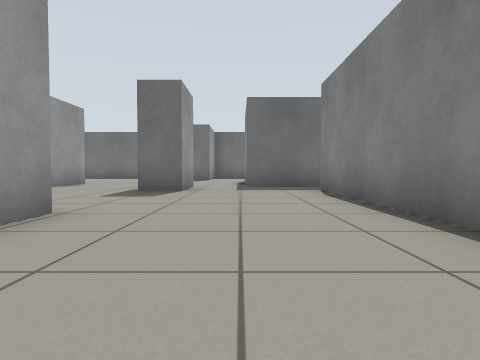
[1] (above)

20 first-person views from a walk through a Gazebo world. The camera is 0.5 m above the floor, tilts 2° down and sees 75° across. The floor is counted in squares, 1 m on a side. Each view is taken from the middle of a square. On the plan, view 1 faces up. The plan holds only what a view shows up to about 9 squares ahead; the rest is blank.

[2]
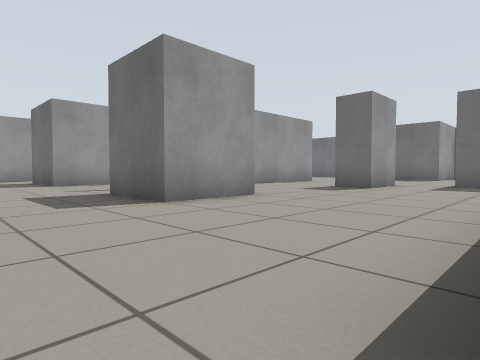

[3]
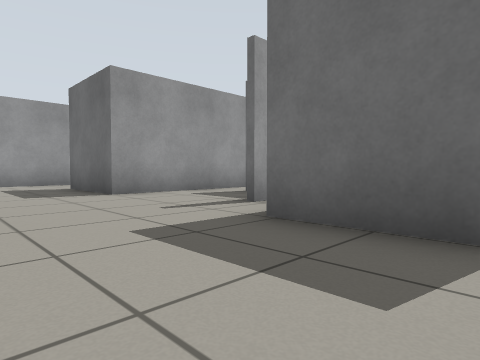

[4]
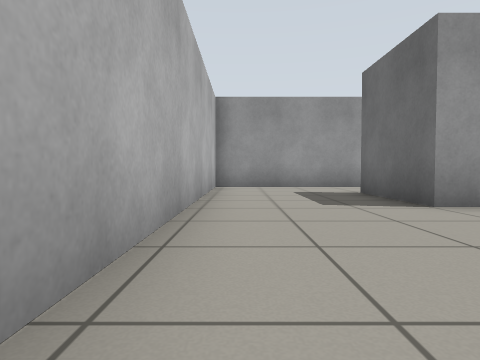

[5]
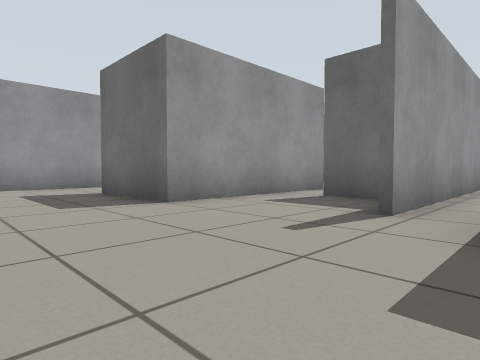

[6]
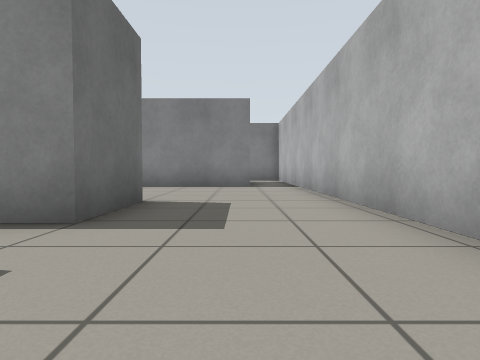

[7]
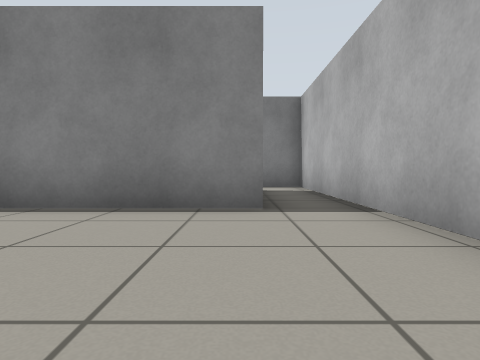

[8]
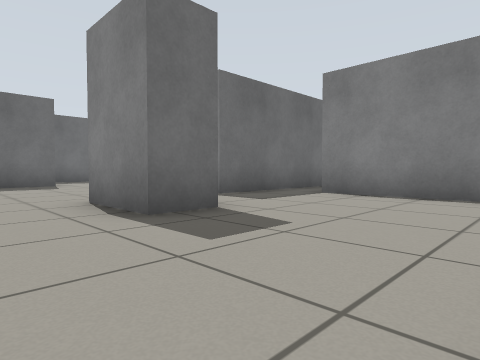

[9]
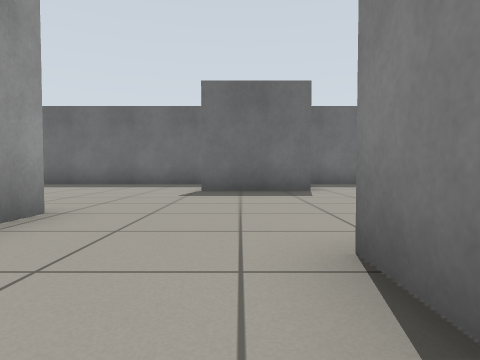

[10]
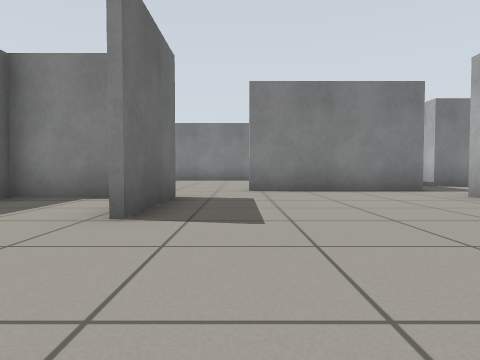

[11]
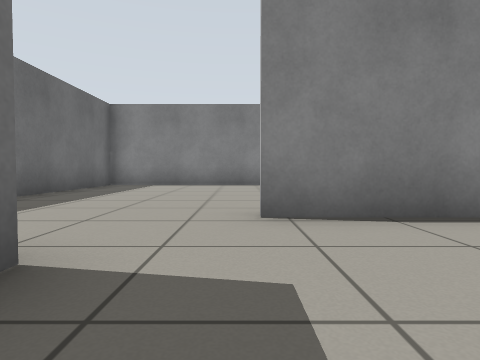

[12]
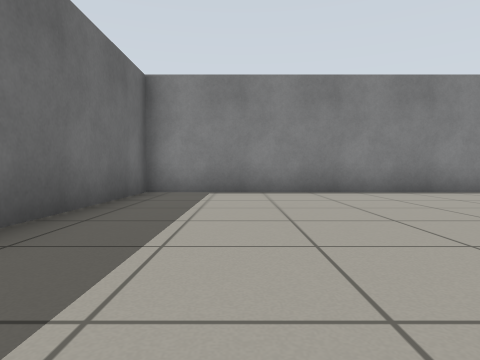

[13]
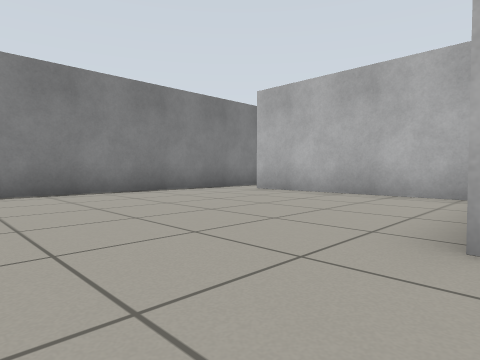

[14]
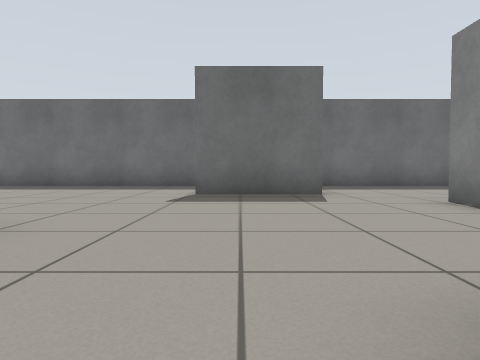

[15]
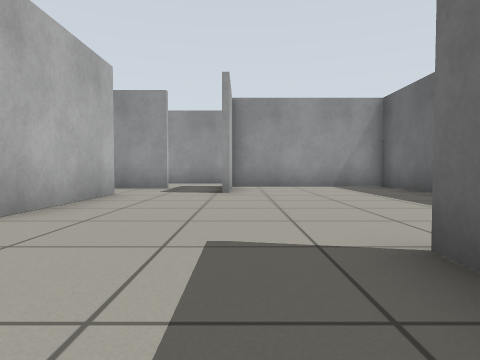

[16]
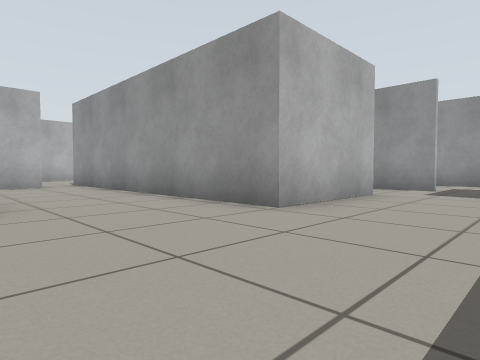

[17]
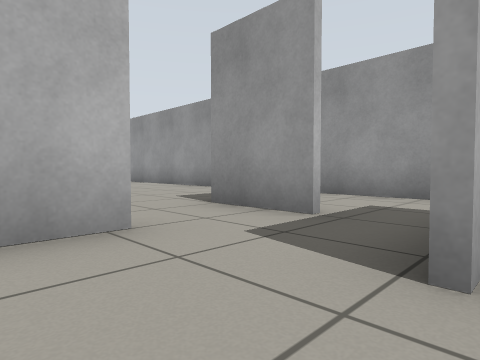

[18]
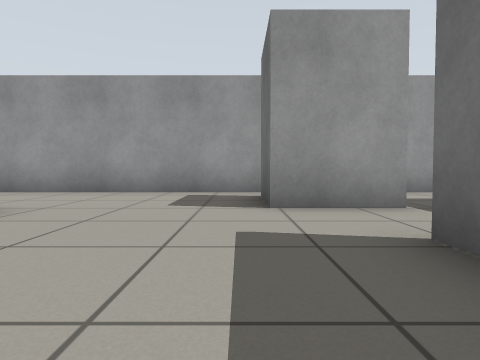

[19]
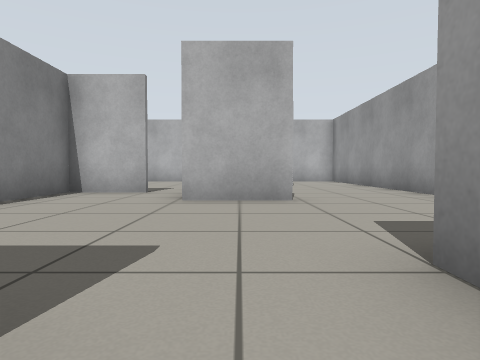

[20]
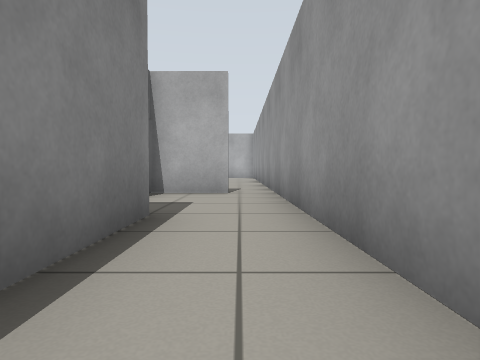

### Floor plan
Ten units are one square. View 1 is at (0, 0); x grows to the right and y downward. Boxes are objects, and circles mark ways between rooms. Rooms are numbered by the first view taken in them; rooms with no view inside come last. Other rooms are left out.
<svg viewBox="-133 -176 205 198">
<path fill="none" stroke="#000" d="M-13 -89 -13 -71 -23 -71 -23 -89M-59 -42 -70 -42M-43 -35 -33 -35M-21 -36 -21 -15 -41 -15 -41 -22M-81 -40 -81 -15 -106 -15M-83 -105 -52 -105 -52 -25M-13 -142 -40 -142M41 -88 2 -88 2 -129M-15 -152 -15 -171M19 4 19 -75M-43 -170 -109 -170 -109 -128 -85 -128M-128 -15 -128 17 67 17 67 6M9 -89 55 -89M67 -89 67 -170 -6 -170M-99 -60 -81 -60 -81 -40M-70 -43 -54 -43 -54 -64M-128 -89 -128 -15M-78 -104 -83 -104M-100 -112 -100 -94 -117 -94M-110 -126 -110 -148M-128 -151 -128 -89M-117 -95 -101 -95"/>
<circle cx="-5" cy="-130" r="3" fill="#2a7"/>
<circle cx="60" cy="-90" r="3" fill="#2a7"/>
<circle cx="-115" cy="-20" r="3" fill="#2a7"/>
<circle cx="-70" cy="-40" r="3" fill="#2a7"/>
<circle cx="-90" cy="-100" r="3" fill="#2a7"/>
<circle cx="-100" cy="-120" r="3" fill="#2a7"/>
<circle cx="-120" cy="-90" r="3" fill="#2a7"/>
<text x="-40" y="-70">1</text>
<text x="30" y="-130">2</text>
<text x="-100" y="-60">3</text>
<text x="-120" y="-130">4</text>
</svg>
Room 1 opens to room 2. Room 1 opens to room 3. Room 1 opens to room 4. Room 3 opens to room 4.

Where each view was taken, in squares from view 1:
view 1: 0 up, 0 right, facing up
view 2: 1 down, 2 right, facing up-left
view 3: 1 down, 2 left, facing up-left
view 4: 1 down, 4 left, facing left
view 5: 1 down, 4 left, facing up-left
view 6: 0 up, 7 left, facing right
view 7: 0 up, 2 left, facing right
view 8: 4 up, 4 left, facing up-right
view 9: 7 up, 3 left, facing up
view 10: 13 up, 7 left, facing right
view 11: 13 up, 3 left, facing right
view 12: 15 up, 0 right, facing right
view 13: 15 up, 0 right, facing down-right
view 14: 8 up, 3 left, facing up
view 15: 13 up, 2 left, facing left
view 16: 13 up, 2 left, facing down-left
view 17: 13 up, 7 left, facing down-left
view 18: 9 up, 6 left, facing left
view 19: 11 up, 9 left, facing down
view 20: 16 up, 12 left, facing down
